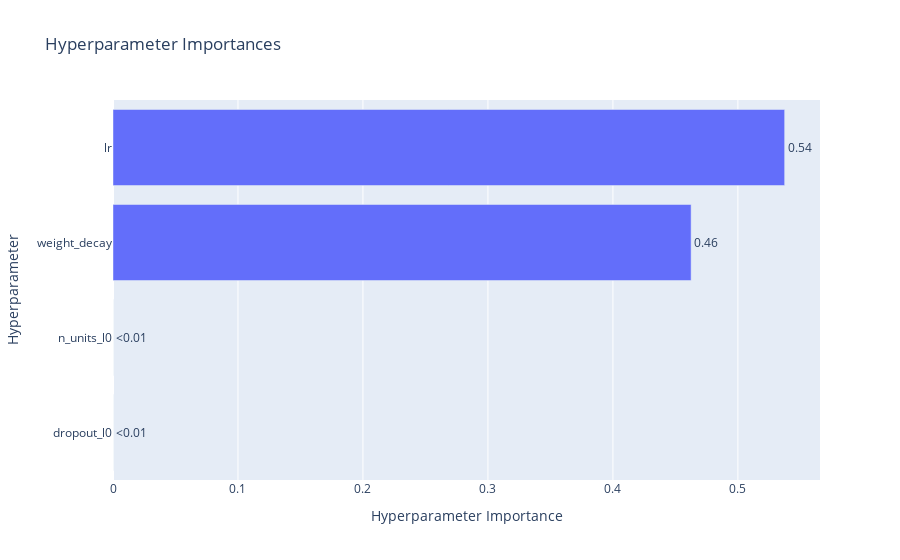

Notebook code for this chart:
### Code cell
batch_size = 64
epochs = 100
save_dir = 'models/ResNet18/My_ResNet18_hd16_bs128'
save_name = 'SimpleClassifierOptimized_HAR.pt'

kwargs = {'num_classes': num_classes,
          'train_feats':train_feats,
          'val_feats': val_feats,
          'device': device,
          'batch_size': batch_size,
          'epochs': epochs,
          'save_dir': save_dir,
          'save_name': save_name}

# run the optimizer
study = optuna.create_study(direction="minimize")
study.optimize(lambda trial: objective(trial, save_model=False, **kwargs), n_trials=200, n_jobs=-1)

pruned_trials = study.get_trials(deepcopy=False, states=[TrialState.PRUNED])
complete_trials = study.get_trials(deepcopy=False, states=[TrialState.COMPLETE])

print("Study statistics: ")
print("  Number of finished trials: ", len(study.trials))
print("  Number of pruned trials: ", len(pruned_trials))
print("  Number of complete trials: ", len(complete_trials))

print("Best trial:")
best_trial = study.best_trial

print("  Value: ", best_trial.value)

print("  Params: ")
for key, value in best_trial.params.items():
    print("    {}: {}".format(key, value))

fig = plot_param_importances(study)
show(fig)

### (RE)TRAIN THE BEST MODEL
objective(best_trial, save_model=True, **kwargs)

### Figure 1 — Plotly figure (JSON) as saved in the notebook; plotly's stock layout.template omitted (floating-point values rounded to 4 significant figures)
{"data": [{"cliponaxis": false, "hovertemplate": ["dropout_l0 (FloatDistribution): 0.0<extra></extra>", "n_units_l0 (IntDistribution): 0.0<extra></extra>", "weight_decay (FloatDistribution): 0.4625793807341817<extra></extra>", "lr (FloatDistribution): 0.5374206192658183<extra></extra>"], "name": "Objective Value", "orientation": "h", "text": ["<0.01", "<0.01", "0.46", "0.54"], "textposition": "outside", "type": "bar", "x": [0, 0, 0.4626, 0.5374], "y": ["dropout_l0", "n_units_l0", "weight_decay", "lr"]}], "layout": {"title": {"text": "Hyperparameter Importances"}, "xaxis": {"title": {"text": "Hyperparameter Importance"}}, "yaxis": {"title": {"text": "Hyperparameter"}}}}
